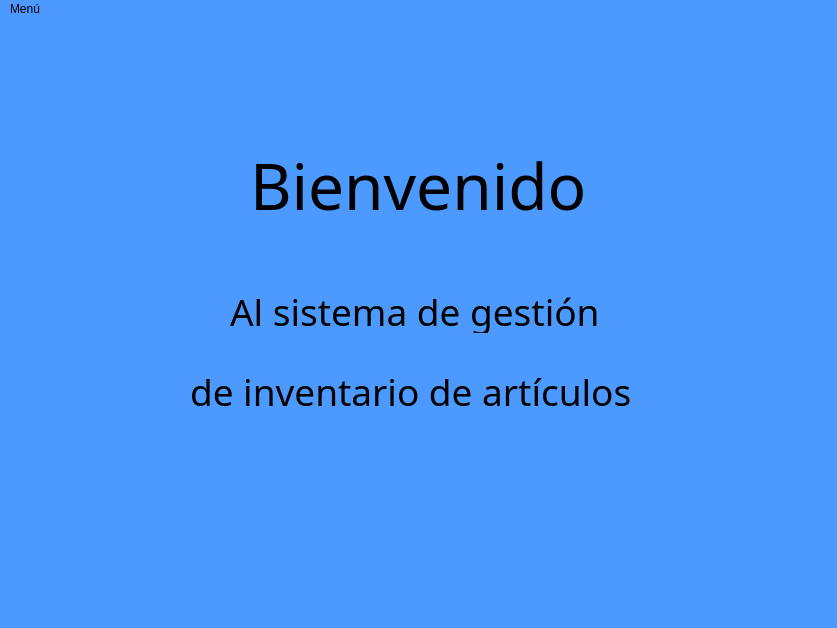
<?xml version="1.0" encoding="UTF-8"?>
<ui version="4.0">
 <class>Principal</class>
 <widget class="QMainWindow" name="Principal">
  <property name="geometry">
   <rect>
    <x>0</x>
    <y>0</y>
    <width>837</width>
    <height>628</height>
   </rect>
  </property>
  <property name="windowTitle">
   <string>Menu</string>
  </property>
  <property name="styleSheet">
   <string notr="true">background-color: rgb(0, 0, 255);
background-color: rgb(76, 154, 255);</string>
  </property>
  <widget class="QWidget" name="centralwidget">
   <widget class="QLabel" name="label">
    <property name="geometry">
     <rect>
      <x>250</x>
      <y>100</y>
      <width>361</width>
      <height>131</height>
     </rect>
    </property>
    <property name="font">
     <font>
      <family>Century Gothic</family>
      <pointsize>48</pointsize>
      <weight>50</weight>
      <bold>false</bold>
     </font>
    </property>
    <property name="text">
     <string>Bienvenido</string>
    </property>
   </widget>
   <widget class="QLabel" name="label_2">
    <property name="enabled">
     <bool>true</bool>
    </property>
    <property name="geometry">
     <rect>
      <x>230</x>
      <y>270</y>
      <width>391</width>
      <height>44</height>
     </rect>
    </property>
    <property name="font">
     <font>
      <family>Century Gothic</family>
      <pointsize>28</pointsize>
      <weight>50</weight>
      <bold>false</bold>
     </font>
    </property>
    <property name="cursor">
     <cursorShape>ArrowCursor</cursorShape>
    </property>
    <property name="text">
     <string>Al sistema de gestión </string>
    </property>
   </widget>
   <widget class="QLabel" name="label_3">
    <property name="enabled">
     <bool>true</bool>
    </property>
    <property name="geometry">
     <rect>
      <x>190</x>
      <y>350</y>
      <width>481</width>
      <height>44</height>
     </rect>
    </property>
    <property name="font">
     <font>
      <family>Century Gothic</family>
      <pointsize>28</pointsize>
      <weight>50</weight>
      <bold>false</bold>
     </font>
    </property>
    <property name="cursor">
     <cursorShape>ArrowCursor</cursorShape>
    </property>
    <property name="text">
     <string>de inventario de artículos</string>
    </property>
   </widget>
  </widget>
  <widget class="QStatusBar" name="statusbar"/>
  <widget class="QMenuBar" name="menubar">
   <property name="geometry">
    <rect>
     <x>0</x>
     <y>0</y>
     <width>837</width>
     <height>21</height>
    </rect>
   </property>
   <widget class="QMenu" name="menuMen">
    <property name="font">
     <font>
      <family>Century Gothic</family>
      <pointsize>10</pointsize>
     </font>
    </property>
    <property name="title">
     <string>Menú</string>
    </property>
    <addaction name="separator"/>
    <addaction name="mnuProductos"/>
    <addaction name="mnuBodegas"/>
    <addaction name="mnuDistribuidores"/>
    <addaction name="mnuArtBodega"/>
    <addaction name="mnuEntregaProducto"/>
    <addaction name="separator"/>
   </widget>
   <addaction name="menuMen"/>
  </widget>
  <action name="mnuProductos">
   <property name="text">
    <string>Lista de Productos</string>
   </property>
   <property name="font">
    <font>
     <family>Century Gothic</family>
     <pointsize>9</pointsize>
    </font>
   </property>
  </action>
  <action name="mnuBodegas">
   <property name="text">
    <string>Lista de Bodegas</string>
   </property>
   <property name="font">
    <font>
     <family>Century Gothic</family>
     <pointsize>9</pointsize>
    </font>
   </property>
  </action>
  <action name="mnuDistribuidores">
   <property name="text">
    <string>Lista de Distribuidores</string>
   </property>
   <property name="font">
    <font>
     <family>Century Gothic</family>
     <pointsize>9</pointsize>
    </font>
   </property>
  </action>
  <action name="mnuArtBodega">
   <property name="text">
    <string>Articulos de Bodega</string>
   </property>
  </action>
  <action name="mnuEntregaProducto">
   <property name="text">
    <string>Entrega de articulos</string>
   </property>
  </action>
 </widget>
 <resources/>
 <connections/>
</ui>
